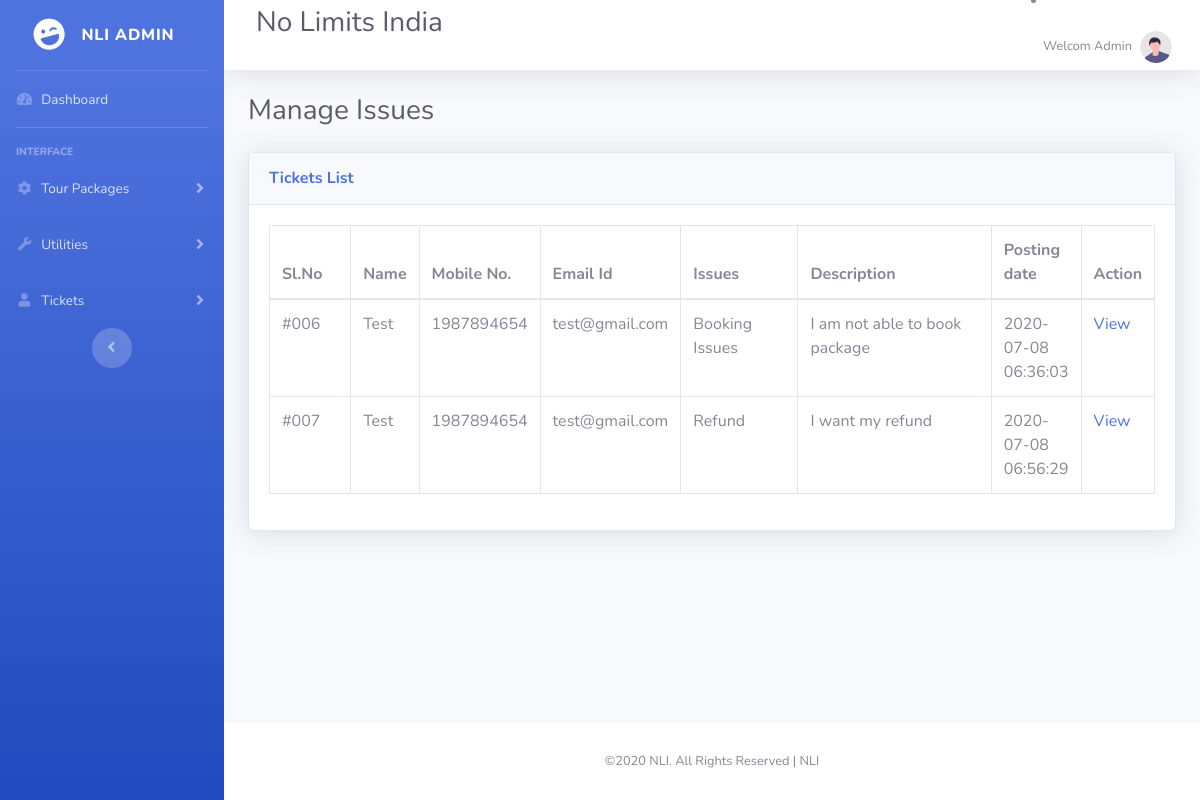
/dashboard/manage-issues.php (signed in), run on an earlier commit of the app's database.
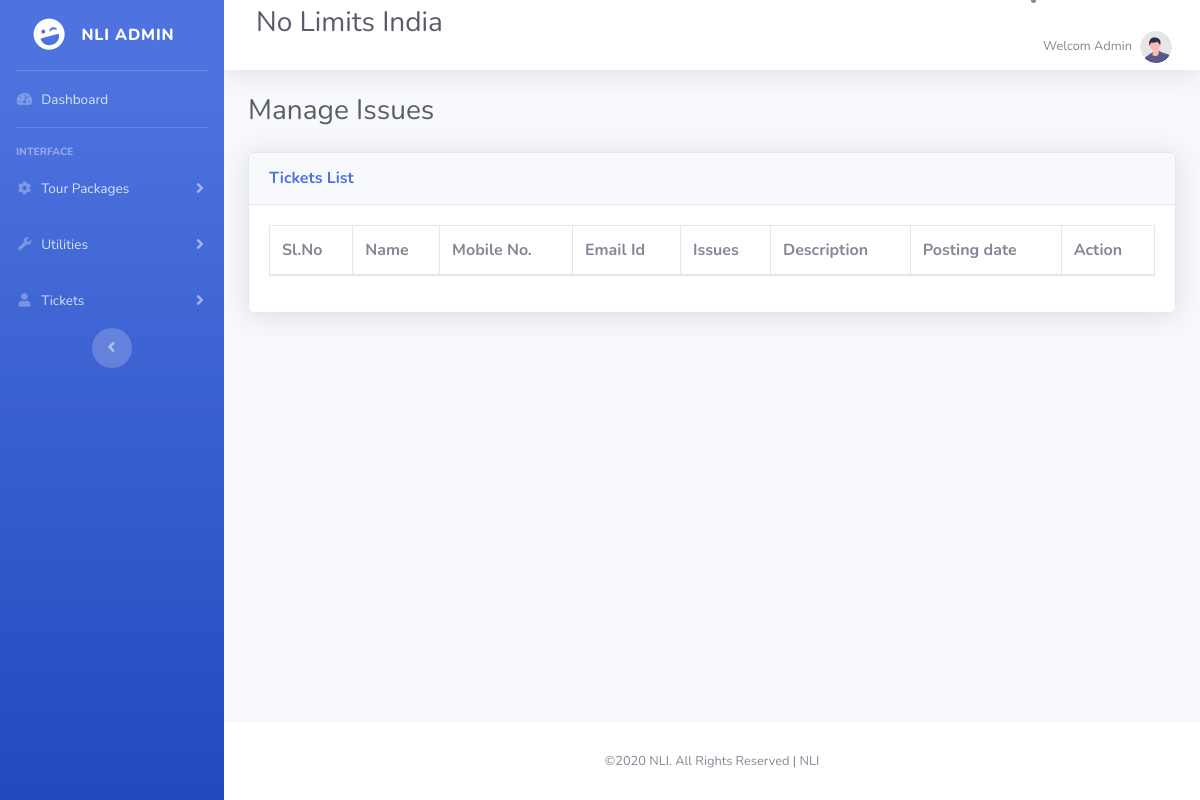
And on a later commit of the database.
### tables this page shows
CREATE TABLE `tblissues` (
  `id` int(11) NOT NULL,
  `UserEmail` varchar(100) DEFAULT NULL,
  `Issue` varchar(100) DEFAULT NULL,
  `Description` mediumtext DEFAULT NULL,
  `PostingDate` timestamp NULL DEFAULT current_timestamp(),
  `AdminRemark` mediumtext DEFAULT NULL,
  `AdminremarkDate` timestamp NULL DEFAULT NULL ON UPDATE current_timestamp()
);

CREATE TABLE `tblusers` (
  `id` int(11) NOT NULL,
  `FullName` varchar(100) DEFAULT NULL,
  `MobileNumber` char(10) DEFAULT NULL,
  `EmailId` varchar(70) DEFAULT NULL,
  `Password` varchar(100) DEFAULT NULL,
  `RegDate` timestamp NULL DEFAULT current_timestamp(),
  `UpdationDate` timestamp NULL DEFAULT NULL ON UPDATE current_timestamp()
);

### dashboard/manage-issues.php (the view, shortened to what the changed rows need)
<?php
include('../includes/config.php');
if (strlen($_SESSION['alogin']) == 0) {
    header('location:index.php');
} else {
?>
    <!DOCTYPE html>
    <html lang="en">
    <head>
        <link href="vendor/fontawesome-free/css/all.min.css" rel="stylesheet" type="text/css">
        <link href="css/nli-2.min.css" rel="stylesheet">
        <link href="vendor/datatables/dataTables.bootstrap4.min.css" rel="stylesheet">
    </head>
    <body id="page-top">
        <div id="wrapper">
            <div id="content-wrapper" class="d-flex flex-column">
                <div id="content">
                    <nav class="navbar navbar-expand navbar-light bg-white topbar mb-4 static-top shadow">
                        <form class="d-none d-sm-inline-block form-inline mr-auto ml-md-3 my-2 my-md-0 mw-100 navbar-search">
                            <div class="input-group">
                                <div class="d-sm-flex align-items-center justify-content-between mb-4">
                                    <h1 class="h3 mb-0 text-gray-800">No Limits India</h1>
                                </div>
                            </div>
                        </form>
                    </nav>
                    <div class="container-fluid">
                        <h1 class="h3 mb-2 text-gray-800">Manage Issues</h1>
                        <div class="card shadow mb-4">
                            <div class="card-body">
                                <div class="table-responsive">
                                    <table class="table table-bordered" id="dataTable" width="100%" cellspacing="0">
                                        <thead>
                                            <tr>
                                                <th>Sl.No</th>
                                                <th>Name</th>
                                                <th>Mobile No.</th>
                                                <th>Email Id</th>
                                                <th>Issues </th>
                                                <th>Description </th>
                                                <th>Posting date </th>
                                                <th>Action </th>
                                            </tr>
                                        </thead>
                                        <tbody>
                                            <?php $sql = "SELECT tblissues.id as id,tblusers.FullName as fname,tblusers.MobileNumber as mnumber,tblusers.EmailId as email,tblissues.Issue as issue,tblissues.Description as Description,tblissues.PostingDate as PostingDate from tblissues join tblusers on tblusers.EmailId=tblissues.UserEmail";
                                            $query = $dbh->prepare($sql);
                                            $query->execute();
                                            $results = $query->fetchAll(PDO::FETCH_OBJ);
                                            if ($query->rowCount() > 0) {
                                                foreach ($results as $result) {                ?>
                                                    <tr>
                                                        <td width="120">#00<?php echo htmlentities($result->id); ?></td>
                                                        <td width="50"><?php echo htmlentities($result->fname); ?></td>
                                                        <td width="50"><?php echo htmlentities($result->mnumber); ?></td>
                                                        <td width="50"><?php echo htmlentities($result->email); ?></td>
                                                        <td width="200"><?php echo htmlentities($result->issue); ?></a></td>
                                                        <td width="400"><?php echo htmlentities($result->Description); ?></td>
                                                        <td width="50"><?php echo htmlentities($result->PostingDate); ?></td>
                                                        <td><a href="javascript:void(0);" onClick="popUpWindow('updateissue.php?iid=<?php echo ($result->id); ?>');">View </a>
                                                        </td>
                                                    </tr>
                                            <?php }
                                            } ?>
                                        </tbody>
                                    </table>
                                </div>
                            </div>
                        </div>
                    </div>
                </div>
            </div>
        </div>
    </body>
    </html>
<?php } ?>

What changed in the data, as far as the page shows it:
removed tblissues: id "6", tblusers.FullName "Test", tblusers.MobileNumber "1987894654", tblusers.EmailId "test@gmail.com", Issue "Booking Issues", Description "I am not able to book package", PostingDate "2020-07-08 06:36:03"
removed tblissues: id "7", tblusers.FullName "Test", tblusers.MobileNumber "1987894654", tblusers.EmailId "test@gmail.com", Issue "Refund", Description "I want my refund", PostingDate "2020-07-08 06:56:29"
